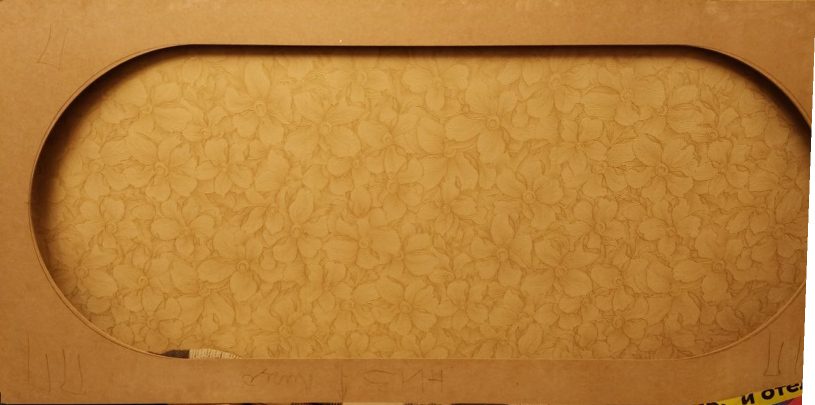
#> input picture Prompts/Jenja/stone_project/artifacts/09122026/outvanna/photo_analysis_test1/rectified_assumption_v2.png, 1630 x 810 px (shown at 1/2 size)
$ python draw_center_offsets_r315.py
#> lines starting #> are read from the running program, lines starting #| are printed output that depends on the picture
from pathlib import Path
import json
from PIL import Image, ImageDraw, ImageFont

p=Path(__file__).resolve().parent
j=json.loads((p/'tangent_r315.json').read_text(encoding='utf-8'))
#> (reads Prompts/Jenja/stone_project/artifacts/09122026/outvanna/photo_analysis_test1/tangent_r315.json from the repository)
cx,cy=j['center_mm']; r=j['radius_mm']
W,H=1730,810
margin,top=55,115
im=Image.new('RGB',(W+2*margin,H+top+50),'white')
#> im: PIL image 1840x975 RGB; every value is 255
photo=Image.open(p/'rectified_assumption_v2.png')
#> photo is the input picture: PIL image 1630x810 RGB; mean R, G, B 181.1, 126.3, 56.4
im.paste(photo,(margin,top))
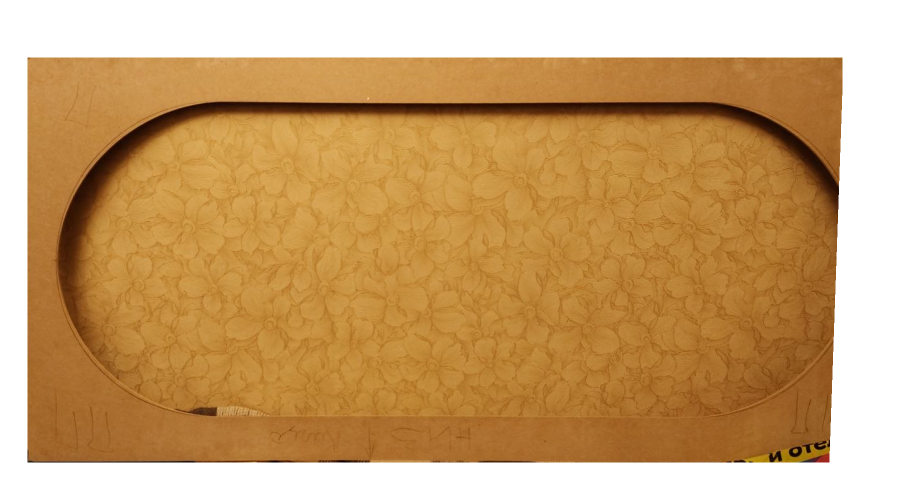
#> im: PIL image 1840x975 RGB (shown at 1/2 size); mean R, G, B 200.6, 160.3, 108.8
d=ImageDraw.Draw(im)
font=ImageFont.truetype('C:/Windows/Fonts/arial.ttf',25)
small=ImageFont.truetype('C:/Windows/Fonts/arial.ttf',22)
blue='#b94d00'
def pt(x,y): return (margin+x,top+y)
def label(x,y,text):
    xy=pt(x,y);box=d.textbbox(xy,text,font=font,anchor='mm')
    d.rectangle((box[0]-6,box[1]-4,box[2]+6,box[3]+4),fill='white')
    d.text(xy,text,font=font,fill=blue,anchor='mm')
d.text((margin,12),'Расстояния от центра O до внешних сторон рамки 1730 × 810 мм',font=font,fill='black')
d.text((margin,49),'Приближённо: условная реконструкция по 630 мм. Справа пунктир — расчётная граница, вне фото.',font=small,fill='black')
d.text((margin,80),'Коричневая окружность R315; центр подбора маркера. Четыре перпендикуляра к сторонам.',font=small,fill='black')
d.line([pt(0,H),pt(0,0),pt(W,0)],fill=blue,width=2)
d.line([pt(0,H),pt(W,H)],fill=blue,width=2)
for y in range(0,H,16):d.line([pt(W,y),pt(W,min(H,y+8))],fill=blue,width=2)
d.ellipse((margin+cx-r,top+cy-r,margin+cx+r,top+cy+r),outline='#b94d00',width=2)
d.line([pt(0,cy),pt(W,cy)],fill=blue,width=2)
d.line([pt(cx,0),pt(cx,H)],fill=blue,width=2)
# Endpoint arrows point at the corresponding outer side.
for x,y,dx,dy in [(0,cy,1,0),(W,cy,-1,0),(cx,0,0,1),(cx,H,0,-1)]:
    tip=pt(x,y)
    d.polygon([tip,pt(x+12*dx-4*dy,y+12*dy+4*dx),pt(x+12*dx+4*dy,y+12*dy-4*dx)],fill=blue)
#> this loop made 4 passes
#> (x, y, dx, dy, tip) on passes 1 to 4: (0, 405, 1, 0, (55, 520)), (1730, 405, -1, 0, (1785, 520)), (371.8, 0, 0, 1, (426.8, 115)), (371.8, 810, 0, -1, (426.8, 925))
label(cx/2,cy-23,f'≈ {cx:.0f} мм')
#> in label, `box = d.textbbox(xy, text, font=font, anchor='mm')`: box = (179.9, 488, 301.9, 506)
label((cx+W)/2,cy-23,f'≈ {W-cx:.0f} мм')
label(cx+82,cy/2,f'≈ {cy:.0f} мм')
label(cx+82,(cy+H)/2,f'≈ {H-cy:.0f} мм')
d.ellipse((margin+cx-4,top+cy-4,margin+cx+4,top+cy+4),fill=blue)
label(cx+23,cy+24,'O')
label(cx+160,cy+65,'R = 315 мм')
dest=p/'center_to_outer_sides_r315.png'
#> (the run stopped early here; a loop or call above may not have finished)
